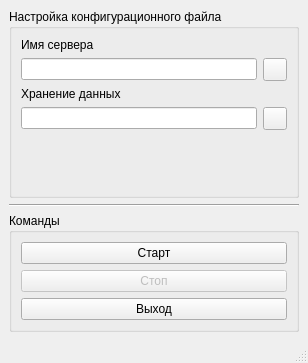
<?xml version="1.0" encoding="UTF-8"?>
<ui version="4.0">
 <class>MainWindow</class>
 <widget class="QMainWindow" name="MainWindow">
  <property name="geometry">
   <rect>
    <x>0</x>
    <y>0</y>
    <width>308</width>
    <height>363</height>
   </rect>
  </property>
  <property name="windowTitle">
   <string>Служба</string>
  </property>
  <widget class="QWidget" name="centralwidget">
   <layout class="QVBoxLayout" name="verticalLayout">
    <item>
     <widget class="QGroupBox" name="groupBox_2">
      <property name="title">
       <string>Настройка конфигурационного файла</string>
      </property>
      <layout class="QVBoxLayout" name="verticalLayout_4">
       <item>
        <layout class="QGridLayout" name="gridLayout">
         <item row="0" column="0" colspan="2">
          <widget class="QLabel" name="label">
           <property name="sizePolicy">
            <sizepolicy hsizetype="Preferred" vsizetype="Maximum">
             <horstretch>0</horstretch>
             <verstretch>0</verstretch>
            </sizepolicy>
           </property>
           <property name="text">
            <string>Имя сервера</string>
           </property>
          </widget>
         </item>
         <item row="1" column="0">
          <widget class="QLineEdit" name="nameEdit"/>
         </item>
         <item row="1" column="1">
          <widget class="QToolButton" name="checkNameToolButton">
           <property name="text">
            <string/>
           </property>
           <property name="icon">
            <iconset theme="check">
             <normaloff>.</normaloff>.</iconset>
           </property>
          </widget>
         </item>
        </layout>
       </item>
       <item>
        <layout class="QGridLayout" name="gridLayout_2">
         <item row="0" column="0">
          <widget class="QLabel" name="label_2">
           <property name="text">
            <string>Хранение данных</string>
           </property>
          </widget>
         </item>
         <item row="1" column="0">
          <widget class="QLineEdit" name="dataLineEdit"/>
         </item>
         <item row="1" column="1">
          <widget class="QToolButton" name="checkDataToolButton">
           <property name="text">
            <string/>
           </property>
          </widget>
         </item>
        </layout>
       </item>
       <item>
        <spacer name="verticalSpacer">
         <property name="orientation">
          <enum>Qt::Vertical</enum>
         </property>
         <property name="sizeHint" stdset="0">
          <size>
           <width>20</width>
           <height>40</height>
          </size>
         </property>
        </spacer>
       </item>
      </layout>
     </widget>
    </item>
    <item>
     <widget class="Line" name="line">
      <property name="orientation">
       <enum>Qt::Horizontal</enum>
      </property>
     </widget>
    </item>
    <item>
     <layout class="QVBoxLayout" name="verticalLayout_2">
      <property name="sizeConstraint">
       <enum>QLayout::SetMaximumSize</enum>
      </property>
      <item>
       <widget class="QGroupBox" name="groupBox">
        <property name="title">
         <string>Команды</string>
        </property>
        <layout class="QVBoxLayout" name="verticalLayout_3">
         <item>
          <widget class="QPushButton" name="startButton">
           <property name="toolTip">
            <string>Запуск службы</string>
           </property>
           <property name="text">
            <string>Старт</string>
           </property>
          </widget>
         </item>
         <item>
          <widget class="QPushButton" name="stopButton">
           <property name="enabled">
            <bool>false</bool>
           </property>
           <property name="toolTip">
            <string>Остановка службы</string>
           </property>
           <property name="text">
            <string>Стоп</string>
           </property>
          </widget>
         </item>
         <item>
          <widget class="QPushButton" name="exitButton">
           <property name="toolTip">
            <string>Выход</string>
           </property>
           <property name="text">
            <string>Выход</string>
           </property>
           <property name="icon">
            <iconset theme="&amp;application-exit">
             <normaloff>.</normaloff>.</iconset>
           </property>
          </widget>
         </item>
        </layout>
       </widget>
      </item>
     </layout>
    </item>
   </layout>
  </widget>
  <widget class="QStatusBar" name="statusbar"/>
 </widget>
 <resources/>
 <connections/>
</ui>
